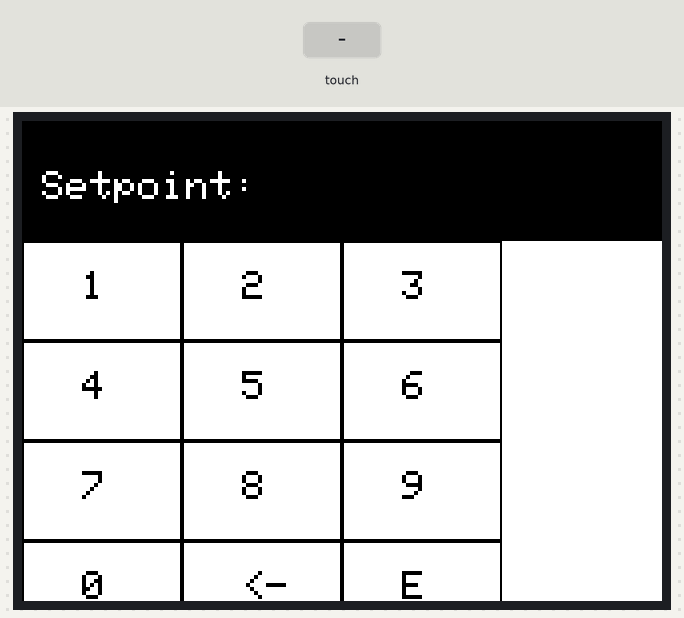
Bench run of a program on a simulated Arduino Uno, built with avr-gcc and run on an emulated ATmega328P. On the bench: 320×240 colour display. The test bench sets the inputs (shaded band). What the program prints to the serial monitor is not drawn.

Above: at 1.5 s.
1.6 s: touch panel pressed at 38 % / 10 % of its raw x / y range
3.1 s: touch panel pressed at 62 % / 10 % of its raw x / y range
At 3.4 s:
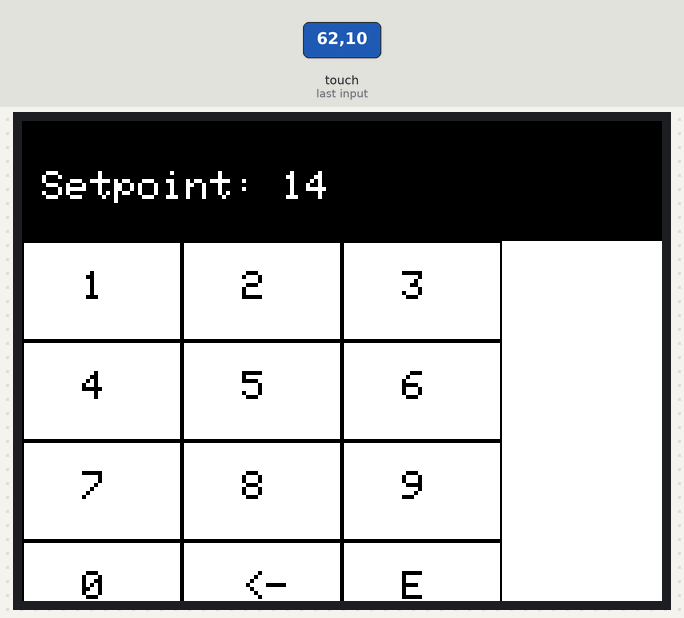
Timing chart, 0 to 6.1 s (numbered marks = the images above; inputs shaded):
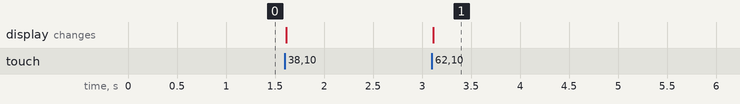

The program:

main.cpp
```cpp
#include <Adafruit_GFX.h>
#include <Adafruit_TFTLCD.h>
#include <TouchScreen.h>

// Pinos do display TFT
#define LCD_CS A3
#define LCD_CD A2
#define LCD_WR A1
#define LCD_RD A0
#define LCD_RESET A4

// Pinos do touchscreen
#define YP A1
#define XM A2
#define YM 7
#define XP 6

// Calibração do toque (ajustada para landscape)
#define TS_MINX 214
#define TS_MAXX 917
#define TS_MINY 220
#define TS_MAXY 937

// Cores
#define BLACK   0x0000
#define WHITE   0xFFFF
#define GREEN   0x07E0
#define RED     0xF800

// Inicialização do display e touch
Adafruit_TFTLCD tft(LCD_CS, LCD_CD, LCD_WR, LCD_RD, LCD_RESET);
TouchScreen ts = TouchScreen(XP, YP, XM, YM, 300);

// Variáveis
String setpoint = "";
bool setpointEntered = false;

// Funções
void drawKeypad();
void drawSetpoint(bool confirmed = false);

void setup() {
  Serial.begin(9600);
  tft.reset();
  uint16_t identifier = tft.readID();
  tft.begin(identifier);
  tft.setRotation(1);  // ✅ Agora fica em modo LANDSCAPE (deitado)
  tft.fillScreen(BLACK);
  drawKeypad();
  drawSetpoint();
}

void loop() {
  TSPoint p = ts.getPoint();

  // Restaurar pinos após leitura do toque
  pinMode(XM, OUTPUT);
  pinMode(YP, OUTPUT);
  pinMode(XP, OUTPUT);
  pinMode(YM, OUTPUT);

  if (p.z > ts.pressureThreshhold) {
    // 🔥 Ajustando os eixos do toque para modo paisagem 🔥
    int mappedX = map(p.y, TS_MINY, TS_MAXY, 0, 320);
    int mappedY = map(p.x, TS_MINX, TS_MAXX, 0, 240);

    Serial.print("Toque -> X: "); Serial.print(mappedX);
    Serial.print(" Y: "); Serial.println(mappedY);

    // Verificar se tocou no teclado
    if (mappedY > 60) {
      int row = (mappedY - 60) / 50;
      int col = mappedX / 80;
      int key = row * 3 + col + 1;

      if (key == 10) {
        setpoint += "0";
      }
      else if (key == 11) {  // Apagar o último caractere "<-"
        if (setpoint.length() > 0) {
          setpoint.remove(setpoint.length() - 1);
        }
      }
      else if (key == 12) {  // Enter "E" (Confirmar setpoint)
        setpointEntered = true;
        drawSetpoint(true);
        delay(1000);
        drawSetpoint(false);
      }
      else if (key < 10) {
        setpoint += String(key);
      }

      drawSetpoint();
      delay(300);
    }
  }
}

// 🔥 Desenha o teclado corrigido para landscape 🔥
void drawKeypad() {
  tft.fillRect(0, 60, 320, 180, WHITE);
  tft.setTextColor(BLACK);
  tft.setTextSize(2);

  String keys[4][3] = {
    {"1", "2", "3"},
    {"4", "5", "6"},
    {"7", "8", "9"},
    {"0", "<-", "E"}  // 🔥 Agora "<-" apaga e "E" confirma
  };

  for (int row = 0; row < 4; row++) {
    for (int col = 0; col < 3; col++) {
      int x = col * 80;
      int y = 60 + row * 50;
      tft.drawRect(x, y, 80, 50, BLACK);
      tft.setCursor(x + 30, y + 15);
      tft.print(keys[row][col]);
    }
  }
}

// 🔥 Atualiza o setpoint no display 🔥
void drawSetpoint(bool confirmed) {
  tft.fillRect(10, 10, 300, 40, BLACK);
  tft.setTextSize(2);
  tft.setTextColor(confirmed ? GREEN : WHITE);
  tft.setCursor(10, 25);
  tft.print("Setpoint: " + setpoint);
}
```

Measured:
- after the input at 3.1 s, the display: changes at once (image 1)
